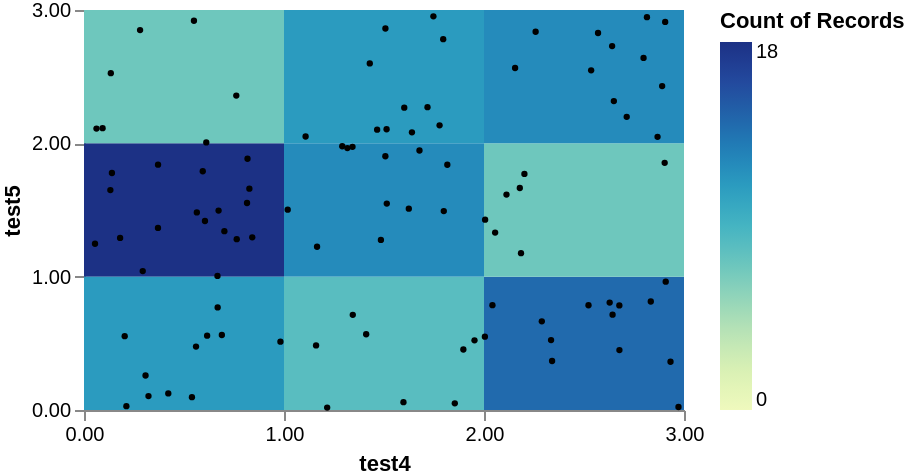

Write the Vega-Lite specification saved for this chart.
### Vega specification from a JSON file in a GitHub repository (floating-point values rounded to 4 significant figures)
{"$schema": "https://vega.github.io/schema/vega/v5.json", "width": 300, "height": 200, "signals": [{"name": "max_x_bins", "value": 4, "description": "Max number X bins", "bind": {"input": "range", "min": 1, "max": 100, "step": 1}}, {"name": "max_y_bins", "value": 4, "description": "Max number Y bins", "bind": {"input": "range", "min": 1, "max": 100, "step": 1}}, {"name": "x_name", "value": "test4"}, {"name": "y_name", "value": "test5"}], "data": [{"name": "points", "values": [{"test4": 0.8268, "test5": 1.66}, {"test4": 2.004, "test5": 0.5497}, {"test4": 1.019, "test5": 1.502}, {"test4": 0.1805, "test5": 1.29}, {"test4": 0.6892, "test5": 0.5624}, {"test4": 0.7615, "test5": 2.358}, {"test4": 1.344, "test5": 0.7136}, {"test4": 1.952, "test5": 0.5228}, {"test4": 0.06239, "test5": 2.111}, {"test4": 0.8176, "test5": 1.884}, {"test4": 2.006, "test5": 1.428}, {"test4": 0.6729, "test5": 1.495}, {"test4": 1.16, "test5": 0.4843}, {"test4": 1.817, "test5": 1.839}, {"test4": 0.1319, "test5": 1.65}, {"test4": 1.165, "test5": 1.224}, {"test4": 0.4214, "test5": 0.1243}, {"test4": 2.815, "test5": 2.947}, {"test4": 2.903, "test5": 1.854}, {"test4": 0.2035, "test5": 0.5538}, {"test4": 2.906, "test5": 2.911}, {"test4": 2.628, "test5": 0.8058}, {"test4": 1.897, "test5": 0.4536}, {"test4": 2.056, "test5": 1.331}, {"test4": 0.3702, "test5": 1.84}, {"test4": 0.6157, "test5": 0.5572}, {"test4": 0.6675, "test5": 1.006}, {"test4": 0.5601, "test5": 0.4758}, {"test4": 1.597, "test5": 0.05876}, {"test4": 0.6683, "test5": 0.7696}, {"test4": 2.798, "test5": 2.641}, {"test4": 1.466, "test5": 2.102}, {"test4": 1.796, "test5": 2.781}, {"test4": 0.09295, "test5": 2.114}, {"test4": 2.649, "test5": 2.317}, {"test4": 2.522, "test5": 0.7858}, {"test4": 1.677, "test5": 1.946}, {"test4": 2.677, "test5": 0.7847}, {"test4": 2.834, "test5": 0.8139}, {"test4": 0.3699, "test5": 1.365}, {"test4": 0.6114, "test5": 2.007}, {"test4": 0.5498, "test5": 2.919}, {"test4": 2.155, "test5": 2.565}, {"test4": 2.042, "test5": 0.7865}, {"test4": 2.909, "test5": 0.9625}, {"test4": 0.8412, "test5": 1.295}, {"test4": 1.507, "test5": 1.903}, {"test4": 2.536, "test5": 2.547}, {"test4": 1.514, "test5": 1.548}, {"test4": 2.972, "test5": 0.02268}, {"test4": 1.429, "test5": 2.6}, {"test4": 0.7018, "test5": 1.342}, {"test4": 1.317, "test5": 1.964}, {"test4": 1.64, "test5": 2.082}, {"test4": 0.9821, "test5": 0.5127}, {"test4": 0.6048, "test5": 1.418}, {"test4": 2.179, "test5": 1.665}, {"test4": 2.57, "test5": 2.828}, {"test4": 2.643, "test5": 0.7151}, {"test4": 2.677, "test5": 0.4497}, {"test4": 1.343, "test5": 1.974}, {"test4": 0.2119, "test5": 0.02899}, {"test4": 2.335, "test5": 0.5245}, {"test4": 2.933, "test5": 0.3616}, {"test4": 2.185, "test5": 1.177}, {"test4": 2.891, "test5": 2.429}, {"test4": 1.507, "test5": 2.861}, {"test4": 1.484, "test5": 1.276}, {"test4": 1.513, "test5": 2.106}, {"test4": 1.778, "test5": 2.135}, {"test4": 0.8152, "test5": 1.552}, {"test4": 1.799, "test5": 1.492}, {"test4": 1.108, "test5": 2.051}, {"test4": 1.747, "test5": 2.953}, {"test4": 1.624, "test5": 1.51}, {"test4": 2.289, "test5": 0.6647}, {"test4": 2.714, "test5": 2.199}, {"test4": 2.258, "test5": 2.837}, {"test4": 1.411, "test5": 0.5683}, {"test4": 0.5938, "test5": 1.791}, {"test4": 1.717, "test5": 2.271}, {"test4": 0.3224, "test5": 0.1041}, {"test4": 2.868, "test5": 2.049}, {"test4": 0.2937, "test5": 1.042}, {"test4": 2.202, "test5": 1.77}, {"test4": 0.1396, "test5": 1.777}, {"test4": 1.601, "test5": 2.267}, {"test4": 2.112, "test5": 1.616}, {"test4": 1.216, "test5": 0.01835}, {"test4": 0.2804, "test5": 2.85}, {"test4": 0.134, "test5": 2.526}, {"test4": 0.3077, "test5": 0.2586}, {"test4": 0.5642, "test5": 1.482}, {"test4": 0.7636, "test5": 1.281}, {"test4": 1.854, "test5": 0.04999}, {"test4": 1.291, "test5": 1.978}, {"test4": 2.641, "test5": 2.73}, {"test4": 0.5397, "test5": 0.09647}, {"test4": 0.05517, "test5": 1.247}, {"test4": 2.34, "test5": 0.3675}]}, {"name": "heatmap_bins", "source": "points", "transform": [{"type": "extent", "field": {"signal": "x_name"}, "signal": "x_extent"}, {"type": "bin", "field": {"signal": "x_name"}, "as": ["x_start", "x_end"], "signal": "x_bins", "extent": {"signal": "x_extent"}, "maxbins": {"signal": "max_x_bins"}}, {"type": "extent", "field": {"signal": "y_name"}, "signal": "y_extent"}, {"type": "bin", "field": {"signal": "y_name"}, "as": ["y_start", "y_end"], "signal": "y_bins", "extent": {"signal": "y_extent"}, "maxbins": {"signal": "max_y_bins"}}, {"type": "aggregate", "groupby": ["x_start", "x_end", "y_start", "y_end"], "ops": ["count"], "as": ["__count"]}]}], "marks": [{"name": "marks", "type": "rect", "style": ["rect"], "from": {"data": "heatmap_bins"}, "encode": {"update": {"fill": {"scale": "color", "field": "__count"}, "x2": {"scale": "x", "field": "x_start"}, "x": {"scale": "x", "field": "x_end"}, "y2": {"scale": "y", "field": "y_start"}, "y": {"scale": "y", "field": "y_end"}}}}, {"type": "symbol", "from": {"data": "points"}, "encode": {"enter": {"fillOpacity": {"value": 1}, "fill": {"value": "black"}}, "update": {"x": {"scale": "x", "field": {"signal": "x_name"}}, "y": {"scale": "y", "field": {"signal": "y_name"}}, "size": {"value": 10}}}}], "scales": [{"name": "x", "type": "linear", "domain": {"signal": "[x_bins.start, x_bins.stop]"}, "range": [0, {"signal": "width"}], "bins": {"signal": "x_bins"}, "zero": false}, {"name": "y", "type": "linear", "domain": {"signal": "[y_bins.start, y_bins.stop]"}, "range": [{"signal": "height"}, 0], "bins": {"signal": "y_bins"}, "zero": false}, {"name": "color", "type": "linear", "domain": {"data": "heatmap_bins", "field": "__count"}, "range": "heatmap", "interpolate": "hcl", "zero": true}], "axes": [{"scale": "x", "orient": "bottom", "title": {"signal": "x_name"}, "labelOverlap": true, "tickCount": {"signal": "ceil(width/3)"}}, {"scale": "y", "orient": "left", "title": {"signal": "y_name"}, "labelOverlap": true, "tickCount": {"signal": "ceil(height/3)"}}], "legends": [{"fill": "color", "gradientLength": {"signal": "height - 16"}, "title": "Count of Records"}]}
